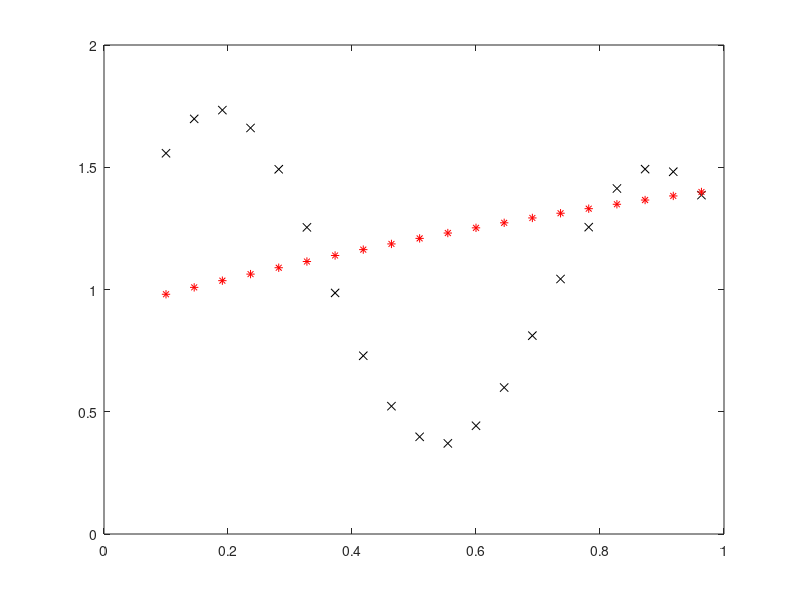

This chart was generated by the following MATLAB code:


x = 0.1:1/22:1;

d = (1 + 0.6*sin(2*pi*x/0.7)) + 0.3*sin(2*pi*x)/2;


w_11=rand(1);
w_12=rand(1);
w_13=rand(1);
w_14=rand(1);
w_15=rand(1);

w_21=rand(1);
w_22=rand(1);
w_23=rand(1);
w_24=rand(1);
w_25=rand(1);


b_11=rand(1);
b_12=rand(1);
b_13=rand(1);
b_14=rand(1);
b_15=rand(1);


b_21=rand(1);


y = zeros(1,20);

for a = 1:10000

    for i = 1:20


y_1 = 1 /(1 + exp(-x(i) * w_11 - b_11));
y_2 = 1 /(1 + exp(-x(i) * w_12 - b_12));
y_3 = 1 /(1 + exp(-x(i) * w_13 - b_13));
y_4 = 1 /(1 + exp(-x(i) * w_14 - b_14));
y_5 = 1 /(1 + exp(-x(i) * w_15 - b_15));


y(i) = (y_1*w_21) + (y_2*w_22) + (y_3*w_23) + (y_4*w_24)+ (y_5*w_25) + b_21;

e(i)=d(i)-y(i);

n=0.15;

w_21= w_21+n*e(i)*y_1;
w_22= w_22+n*e(i)*y_2;
w_23= w_23+n*e(i)*y_3;
w_24= w_24+n*e(i)*y_4;
w_25= w_25+n*e(i)*y_5;

b_21= b_21+n*e(i)*1;


delta1=(y_1*(1 - y_1))*(e(i)*w_21);
delta2=(y_2*(1 - y_2))*(e(i)*w_22);
delta3=(y_3*(1 - y_3))*(e(i)*w_23);
delta4=(y_4*(1 - y_4))*(e(i)*w_24);
delta5=(y_5*(1 - y_5))*(e(i)*w_25);

w_11=w_11+n*delta1*x(i);
w_12=w_12+n*delta2*x(i);
w_13=w_13+n*delta3*x(i);
w_14=w_14+n*delta4*x(i);
w_15=w_15+n*delta5*x(i);



b_11=b_11+n*delta1;
b_12=b_12+n*delta2;
b_13=b_13+n*delta3;
b_14=b_14+n*delta4;
b_15=b_15+n*delta5;

    end

end

for i = 1:20


    y_1 = 1 /(1 + exp(-x(i) * w_11 - b_11));
    y_2 = 1 /(1 + exp(-x(i) * w_12 - b_12));
    y_3 = 1 /(1 + exp(-x(i) * w_13 - b_13));
    y_4 = 1 /(1 + exp(-x(i) * w_14 - b_14));
    y_5 = 1 /(1 + exp(-x(i) * w_15 - b_15));


    y(i) = (y_1*w_21) + (y_2*w_22) + (y_3*w_23) + (y_4*w_24)+ (y_5*w_25) + b_21;
end

figure, plot(x,d,'kx',x,y,'r*');


